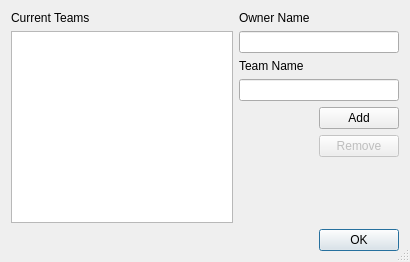
<ui version="4.0" >
 <class>CreateTeams</class>
 <widget class="QDialog" name="CreateTeams" >
  <property name="windowTitle" >
   <string>Create Teams</string>
  </property>
  <property name="sizeGripEnabled" >
   <bool>true</bool>
  </property>
  <layout class="QGridLayout" >
   <item row="0" column="0" >
    <widget class="QLabel" name="label_3" >
     <property name="text" >
      <string>Current Teams</string>
     </property>
    </widget>
   </item>
   <item row="0" column="1" colspan="2" >
    <widget class="QLabel" name="label" >
     <property name="text" >
      <string>Owner Name</string>
     </property>
    </widget>
   </item>
   <item rowspan="6" row="1" column="0" >
    <widget class="QTreeView" name="ownerView" >
     <property name="sizePolicy" >
      <sizepolicy vsizetype="Expanding" hsizetype="Expanding" >
       <horstretch>3</horstretch>
       <verstretch>0</verstretch>
      </sizepolicy>
     </property>
     <property name="itemsExpandable" >
      <bool>false</bool>
     </property>
     <property name="sortingEnabled" >
      <bool>true</bool>
     </property>
    </widget>
   </item>
   <item row="1" column="1" colspan="2" >
    <widget class="QLineEdit" name="ownerName" >
     <property name="sizePolicy" >
      <sizepolicy vsizetype="Fixed" hsizetype="Expanding" >
       <horstretch>1</horstretch>
       <verstretch>0</verstretch>
      </sizepolicy>
     </property>
     <property name="text" >
      <string/>
     </property>
    </widget>
   </item>
   <item row="2" column="1" colspan="2" >
    <widget class="QLabel" name="label_2" >
     <property name="text" >
      <string>Team Name</string>
     </property>
    </widget>
   </item>
   <item row="3" column="1" colspan="2" >
    <widget class="QLineEdit" name="teamName" />
   </item>
   <item row="4" column="1" >
    <spacer>
     <property name="orientation" >
      <enum>Qt::Horizontal</enum>
     </property>
     <property name="sizeHint" >
      <size>
       <width>40</width>
       <height>20</height>
      </size>
     </property>
    </spacer>
   </item>
   <item row="4" column="2" >
    <widget class="QPushButton" name="addButton" >
     <property name="text" >
      <string>Add</string>
     </property>
    </widget>
   </item>
   <item row="5" column="1" >
    <spacer>
     <property name="orientation" >
      <enum>Qt::Horizontal</enum>
     </property>
     <property name="sizeHint" >
      <size>
       <width>40</width>
       <height>20</height>
      </size>
     </property>
    </spacer>
   </item>
   <item row="5" column="2" >
    <widget class="QPushButton" name="removeButton" >
     <property name="enabled" >
      <bool>false</bool>
     </property>
     <property name="text" >
      <string>Remove</string>
     </property>
    </widget>
   </item>
   <item row="6" column="1" colspan="2" >
    <spacer>
     <property name="orientation" >
      <enum>Qt::Vertical</enum>
     </property>
     <property name="sizeHint" >
      <size>
       <width>20</width>
       <height>41</height>
      </size>
     </property>
    </spacer>
   </item>
   <item row="7" column="0" colspan="3" >
    <widget class="QDialogButtonBox" name="buttonBox" >
     <property name="orientation" >
      <enum>Qt::Horizontal</enum>
     </property>
     <property name="standardButtons" >
      <set>QDialogButtonBox::Ok</set>
     </property>
    </widget>
   </item>
  </layout>
 </widget>
 <resources/>
 <connections>
  <connection>
   <sender>buttonBox</sender>
   <signal>accepted()</signal>
   <receiver>CreateTeams</receiver>
   <slot>accept()</slot>
   <hints>
    <hint type="sourcelabel" >
     <x>248</x>
     <y>254</y>
    </hint>
    <hint type="destinationlabel" >
     <x>157</x>
     <y>274</y>
    </hint>
   </hints>
  </connection>
  <connection>
   <sender>buttonBox</sender>
   <signal>rejected()</signal>
   <receiver>CreateTeams</receiver>
   <slot>reject()</slot>
   <hints>
    <hint type="sourcelabel" >
     <x>316</x>
     <y>260</y>
    </hint>
    <hint type="destinationlabel" >
     <x>286</x>
     <y>274</y>
    </hint>
   </hints>
  </connection>
 </connections>
</ui>
